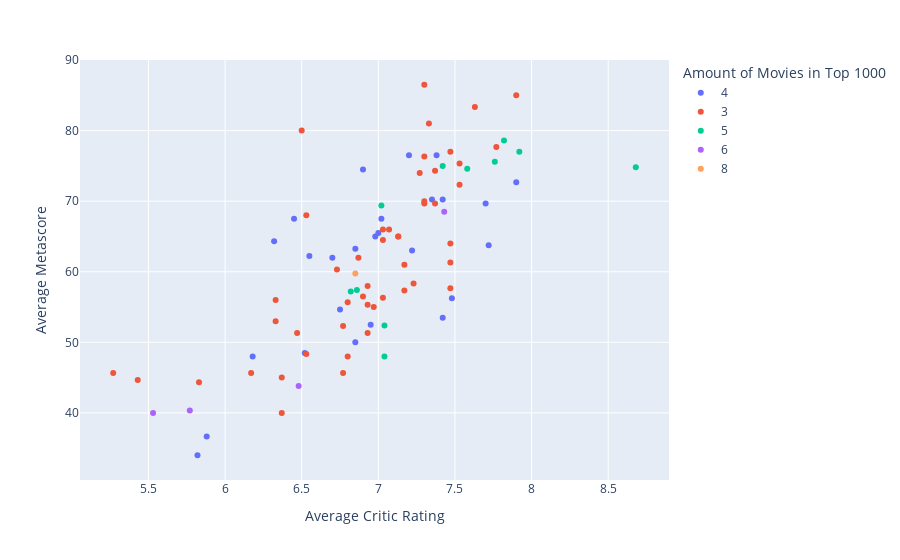

Notebook source saved alongside this figure:
### Code cell
scatter_fig = px.scatter(
    data_frame=director_df2,
    x = "Average Critic Rating",
    y = "Average Metascore",
    color= "Amount of Movies in Top 1000",
    hover_name = "Director",
    hover_data = ["Average Critic Rating","Average Metascore"])
scatter_fig

### Figure 1 — Plotly figure (JSON) as saved in the notebook; plotly's stock layout.template omitted (floating-point values rounded to 4 significant figures)
{"data": [{"hovertemplate": "<b>%{hovertext}</b><br><br>Amount of Movies in Top 1000=4<br>Average Critic Rating=%{x}<br>Average Metascore=%{y}<extra></extra>", "hovertext": ["Adam McKay", "Alexandre Aja", "Ben Affleck", "Clint Eastwood", "D.J. Caruso", "David O. Russell", "Dennis Dugan", "Francis Lawrence", "Gore Verbinski", "Guillermo del Toro", "Guy Ritchie", "James Wan", "Joe Wright", "Jon Favreau", "Lars von Trier", "Louis Leterrier", "Matthew Vaughn", "Mike Flanagan", "Nicholas Stoller", "Paul Feig", "Peter Jackson", "Quentin Tarantino", "Robert Zemeckis", "Ron Howard", "Steven Spielberg", "Tim Burton"], "legendgroup": "4", "marker": {"color": "#636efa", "symbol": "circle"}, "mode": "markers", "name": "4", "orientation": "v", "showlegend": true, "type": "scatter", "x": [7, 6.18, 7.35, 7.7, 5.88, 7.38, 5.82, 7.02, 6.85, 7.2, 7.42, 7.22, 6.75, 7.42, 6.85, 6.52, 7.72, 6.32, 6.55, 6.45, 7.48, 7.9, 6.98, 6.95, 6.9, 6.7], "xaxis": "x", "y": [65.5, 48, 70.25, 69.67, 36.67, 76.5, 34, 67.5, 50, 76.5, 53.5, 63, 54.67, 70.25, 63.25, 48.5, 63.75, 64.33, 62.25, 67.5, 56.25, 72.67, 65, 52.5, 74.5, 62], "yaxis": "y"}, {"hovertemplate": "<b>%{hovertext}</b><br><br>Amount of Movies in Top 1000=3<br>Average Critic Rating=%{x}<br>Average Metascore=%{y}<extra></extra>", "hovertext": ["Alejandro González Iñárritu", "Andrew Stanton", "Ben Stiller", "Brad Bird", "Bryan Singer", "Darren Aronofsky", "David Ayer", "Derek Cianfrance", "Duncan Jones", "Edgar Wright", "Edward Zwick", "Eli Roth", "Ethan Coen", "Gavin Hood", "George Tillman Jr.", "Glenn Ficarra", "Greg Mottola", "James Gunn", "Jaume Collet-Serra", "Jean-Marc Vallée", "John Hillcoat", "John Lee Hancock", "Jon M. Chu", "Judd Apatow", "Kenneth Branagh", "Kevin Smith", "Marc Webb", "Matt Reeves", "McG", "Neil Burger", "Neill Blomkamp", "Nicolas Winding Refn", "Paul Greengrass", "Paul Thomas Anderson", "Phil Lord", "Richard LaGravenese", "Robert Schwentke", "Roland Emmerich", "Sam Mendes", "Seth MacFarlane", "Shawn Levy", "Steve McQueen", "Steven Soderbergh", "Sylvester Stallone", "Tarsem Singh", "Tom Hooper", "Tom Tykwer", "Wes Anderson", "Will Gluck"], "legendgroup": "3", "marker": {"color": "#EF553B", "symbol": "circle"}, "mode": "markers", "name": "3", "orientation": "v", "showlegend": true, "type": "scatter", "x": [7.77, 7.47, 6.33, 7.3, 7.07, 7.03, 7.17, 7.3, 7.47, 7.47, 6.93, 5.27, 7.33, 6.9, 6.77, 6.87, 6.8, 7.13, 6.77, 7.37, 6.97, 7.47, 6.17, 6.5, 6.73, 5.43, 7.13, 7.27, 6.37, 7.23, 7.17, 7.03, 7.53, 7.3, 7.37, 6.93, 6.37, 5.83, 7.3, 6.47, 6.53, 7.63, 6.53, 6.93, 6.8, 7.53, 7.03, 7.9, 6.33], "xaxis": "x", "y": [77.67, 64, 53, 76.33, 66, 66, 57.33, 69.67, 57.67, 77, 55.33, 45.67, 81, 56.5, 45.67, 62, 55.67, 65, 52.33, 69.67, 55, 61.33, 45.67, 80, 60.33, 44.67, 65, 74, 40, 58.33, 61, 64.5, 75.33, 86.5, 74.33, 58, 45, 44.33, 70, 51.33, 48.33, 83.33, 68, 51.33, 48, 72.33, 56.33, 85, 56], "yaxis": "y"}, {"hovertemplate": "<b>%{hovertext}</b><br><br>Amount of Movies in Top 1000=5<br>Average Critic Rating=%{x}<br>Average Metascore=%{y}<extra></extra>", "hovertext": ["Antoine Fuqua", "Christopher Nolan", "Danny Boyle", "David Fincher", "Denis Villeneuve", "J.J. Abrams", "Justin Lin", "Martin Scorsese", "Peter Berg", "Woody Allen", "Zack Snyder"], "legendgroup": "5", "marker": {"color": "#00cc96", "symbol": "circle"}, "mode": "markers", "name": "5", "orientation": "v", "showlegend": true, "type": "scatter", "x": [7.04, 8.68, 7.42, 7.82, 7.76, 7.58, 6.82, 7.92, 6.86, 7.02, 7.04], "xaxis": "x", "y": [52.4, 74.8, 75, 78.6, 75.6, 74.6, 57.2, 77, 57.4, 69.4, 48], "yaxis": "y"}, {"hovertemplate": "<b>%{hovertext}</b><br><br>Amount of Movies in Top 1000=6<br>Average Critic Rating=%{x}<br>Average Metascore=%{y}<extra></extra>", "hovertext": ["David Yates", "M. Night Shyamalan", "Michael Bay", "Paul W.S. Anderson"], "legendgroup": "6", "marker": {"color": "#ab63fa", "symbol": "circle"}, "mode": "markers", "name": "6", "orientation": "v", "showlegend": true, "type": "scatter", "x": [7.43, 5.53, 6.48, 5.77], "xaxis": "x", "y": [68.5, 40, 43.83, 40.33], "yaxis": "y"}, {"hovertemplate": "<b>%{hovertext}</b><br><br>Amount of Movies in Top 1000=8<br>Average Critic Rating=%{x}<br>Average Metascore=%{y}<extra></extra>", "hovertext": ["Ridley Scott"], "legendgroup": "8", "marker": {"color": "#FFA15A", "symbol": "circle"}, "mode": "markers", "name": "8", "orientation": "v", "showlegend": true, "type": "scatter", "x": [6.85], "xaxis": "x", "y": [59.75], "yaxis": "y"}], "layout": {"legend": {"title": {"text": "Amount of Movies in Top 1000"}, "tracegroupgap": 0}, "margin": {"t": 60}, "xaxis": {"anchor": "y", "domain": [0, 1], "title": {"text": "Average Critic Rating"}}, "yaxis": {"anchor": "x", "domain": [0, 1], "title": {"text": "Average Metascore"}}}}
